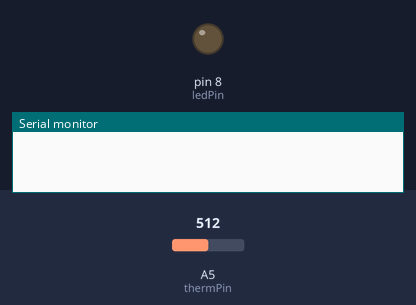
Simulated run of this sketch. Board: Arduino Uno, built with avr-gcc and run on an emulated ATmega328P. On the bench: output pins drawn as LEDs (lit = HIGH), the last lines printed to the serial monitor. Inputs (shaded band) come from the test bench; at power-on: A5 (thermPin) = 512.

Above: at 5.1 s.
At 7.1 s:
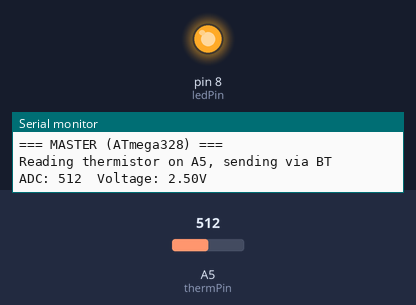
Timing chart, 0 to 8.6 s (numbered marks = the images above):
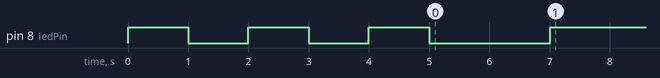

The sketch:

master328.ino
```cpp
/*
  ===== MASTER / SENDER — ATmega328 =====
  Reads thermistor voltage on A5 (physical pin 28)
  and sends the voltage as a string to the ESP32 via HC-05.

  Edited for ECE 1885 by: Matthew Ketas
  Last Edited: 3/26/2026
  LLMs Used: Claude Sonnet 4.6 Extended

  ---- ATmega328 Pin Mapping ----
  Arduino Pin A5 (PC5, physical pin 28) -> Thermistor (ADC input)
  Arduino Pin 2  (PD2) -> HC-05 TX  (receive from BT)
  Arduino Pin 3  (PD3) -> HC-05 RX  (send to BT, use voltage divider!)
  Arduino Pin 8  (PB0) -> LED + resistor -> GND  (status indicator)
  Hardware Serial (PD0/PD1) -> USB/FTDI for debug monitor
  --------------------------------
*/

#include <SoftwareSerial.h>

SoftwareSerial BTSerial(2, 3); // RX, TX

int ledPin = 8;
int thermPin = A5; // Physical pin 28 = PC5 = A5

void setup() {
  Serial.begin(9600);
  BTSerial.begin(9600);
  pinMode(ledPin, OUTPUT);

  // Code compliation test
  for(int i = 0; i < 3; i++){
    digitalWrite(ledPin, HIGH);
    delay(1000);
    digitalWrite(ledPin, LOW);
    delay(1000);
  }

  Serial.println("=== MASTER (ATmega328) ===");
  Serial.println("Reading thermistor on A5, sending via BT");
  delay(1000);
}

void loop() {
  // Read ADC (0-1023) and convert to voltage (5V reference)
  int rawADC = analogRead(thermPin);
  float voltage = (rawADC / 1023.0) * 5.0;

  if(voltage < 0.5){
    digitalWrite(ledPin, HIGH);
  }

  // Send voltage as a string with newline delimiter
  BTSerial.println(voltage, 2); // 2 decimal places, e.g. "3.24\n"

  // Local debug
  Serial.print("ADC: ");
  Serial.print(rawADC);
  Serial.print("  Voltage: ");
  Serial.print(voltage, 2);
  Serial.println("V");

  // Local LED mirrors threshold for quick visual check
  if (voltage > 2.5) {
    digitalWrite(ledPin, HIGH);
  } else {
    digitalWrite(ledPin, LOW);
  }

  delay(500); // Send twice per second
}
```

Measured:
- by itself, pin 8 (ledPin): goes LOW 1.0 s, HIGH 1.0 s, LOW 1.0 s, HIGH 1.0 s, LOW 2.0 s, then HIGH
